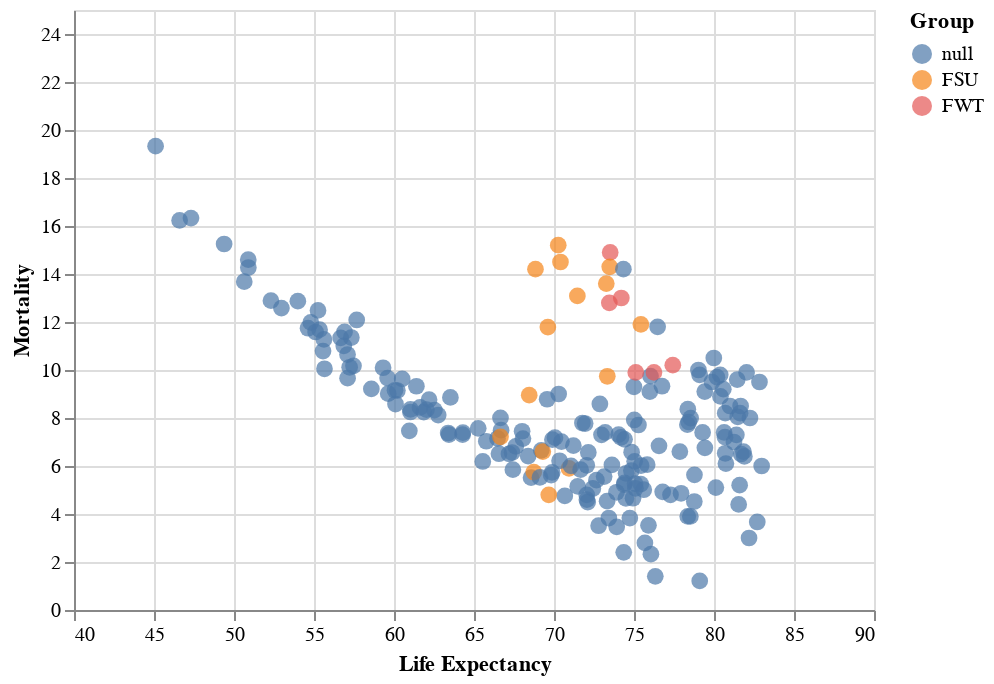

Notebook code for this chart:
### Code cell
alt.Chart(
    dem.loc[dem.Year == 2010].replace(0, np.nan)
).mark_circle(size=70).encode(
    x=alt.X('Life Expectancy:Q', scale=alt.Scale(domain=[40, 90])),
    y=alt.Y('Mortality:Q', scale=alt.Scale(domain=[0, 25])),
    color='Group',
    tooltip=['Country Code']
)

### Figure 1 — Vega-Lite specification as saved in the notebook (floating-point values rounded to 4 significant figures; data arrays with more than 128 entries replaced by an {"elided": "..."} marker saying what was removed)
{"config": {"view": {"continuousWidth": 400, "continuousHeight": 300}}, "data": {"name": "data-48ef56a5e2ba19a3a546ac7790b89678"}, "mark": {"type": "circle", "size": 70}, "encoding": {"color": {"field": "Group", "type": "nominal"}, "tooltip": [{"field": "Country Code", "type": "nominal"}], "x": {"field": "Life Expectancy", "scale": {"domain": [40, 90]}, "type": "quantitative"}, "y": {"field": "Mortality", "scale": {"domain": [0, 25]}, "type": "quantitative"}}, "$schema": "https://vega.github.io/schema/vega-lite/v4.17.0.json", "datasets": {"data-48ef56a5e2ba19a3a546ac7790b89678": {"elided": "217 records"}}}
